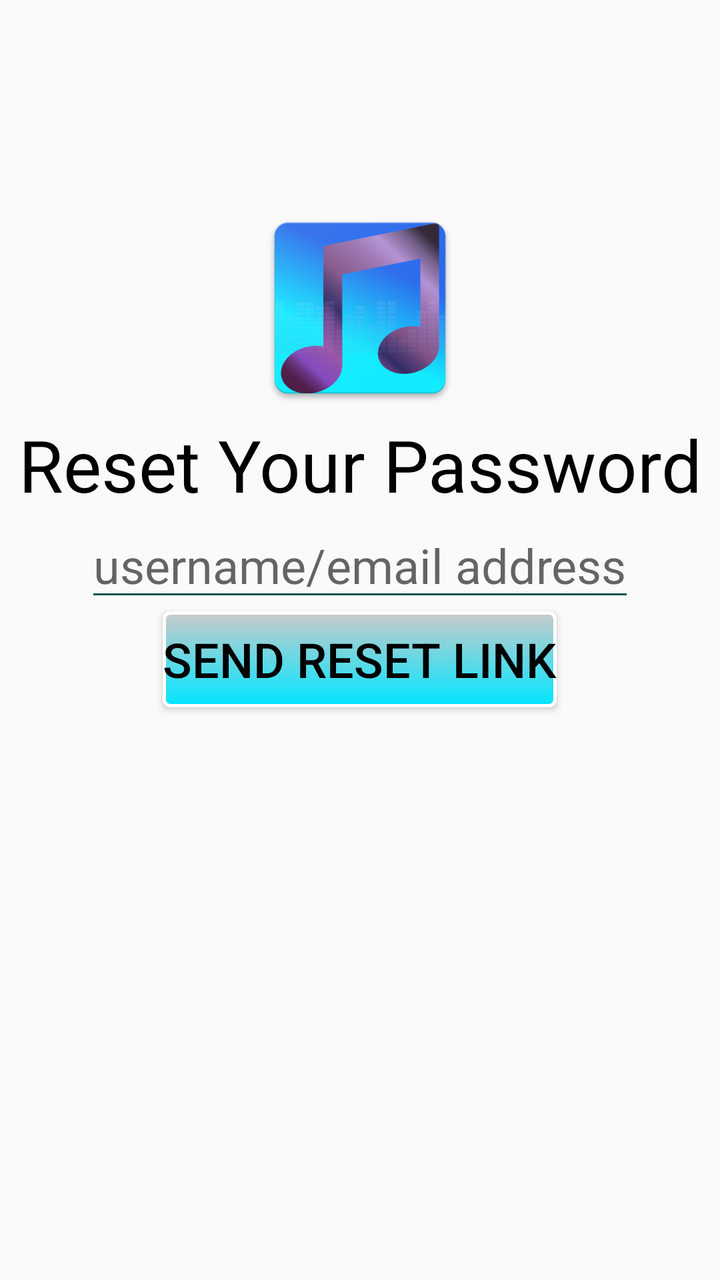
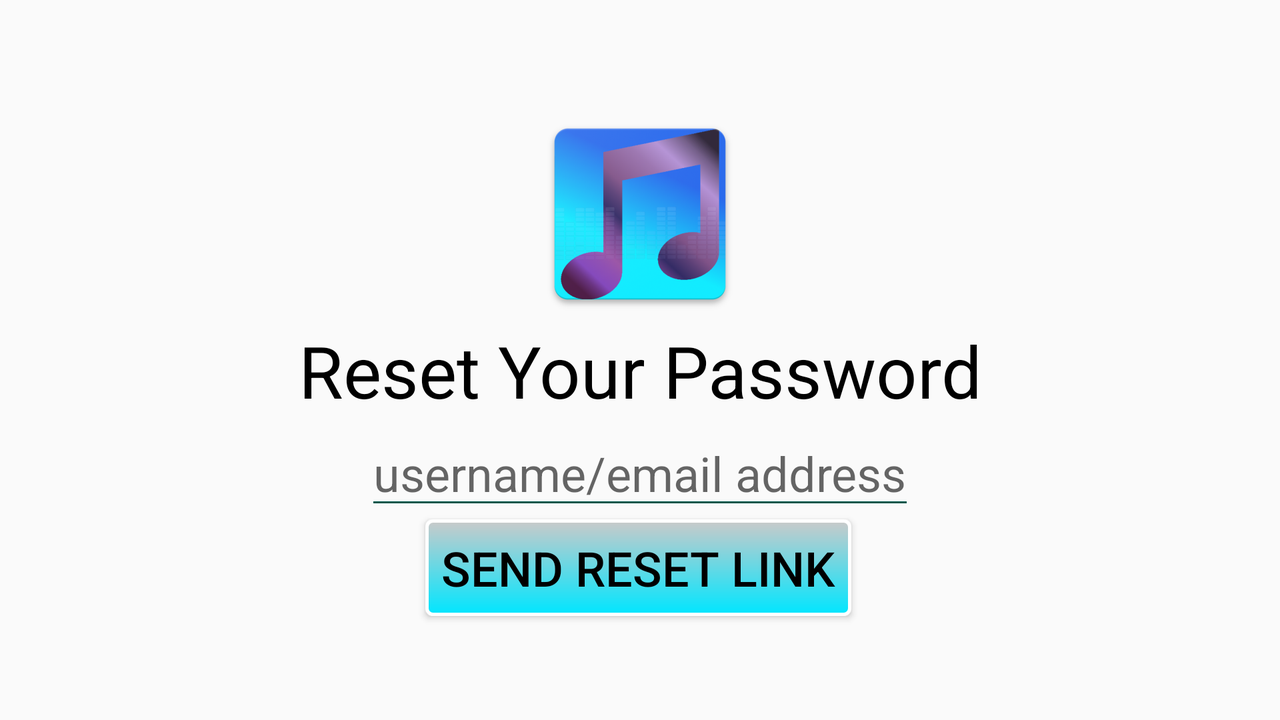

One screen, two layout resources from the same app: the default and the repository's alternative for another configuration. Each is rendered where Android would select it; the XML of both is given below.
<!-- AndroidManifest.xml: application theme Theme.AppCompat.Light.DarkActionBar -->
<!-- res/layout/pass_reset.xml -->
<?xml version="1.0" encoding="utf-8"?>
<LinearLayout
        xmlns:android="http://schemas.android.com/apk/res/android"
        xmlns:tools="http://schemas.android.com/tools"
        xmlns:app="http://schemas.android.com/apk/res-auto"
        android:layout_width="match_parent"
        android:layout_height="match_parent"
        tools:context=".PassResetActivity"
        android:layout_weight="-1"
        android:orientation="vertical">
    <Space
            android:layout_width="match_parent"
            android:layout_height="100dp"/>
    <ImageView
            android:layout_width="match_parent"
            android:layout_height="wrap_content"

            app:srcCompat="@mipmap/harmonize_launcher_foreground"
            android:id="@+id/imageView"/>
    <TextView
            android:text="@string/password_reset_prompt"
            android:layout_width="match_parent"
            android:layout_height="wrap_content"
            android:gravity="center_horizontal"
            android:textSize="36dp"
            android:textColor="@color/colorBlack"
            android:id="@+id/pass_reset_prompt"/>
    <EditText
            android:hint="@string/user_email_text"
            android:layout_width="wrap_content"
            android:layout_height="wrap_content"
            android:layout_gravity="center"
            android:textColor="@color/colorBlack"
            android:textSize="24dp"
            android:backgroundTint="@color/colorPrimaryDark"
            android:textCursorDrawable ="@null"
            android:id="@+id/username_text_field"/>
    <Button
            android:text="@string/pass_reset_text"
            android:layout_width="wrap_content"
            android:layout_height="wrap_content"
            android:layout_gravity="center"
            android:background="@drawable/button_border"
            android:textColor="@color/colorBlack"
            android:textSize="24dp"
            android:id="@+id/reset_button"/>
    />
</LinearLayout>
<!-- resources referenced by this layout -->
<resources>
  <color name="colorBlack">#000000</color>
  <color name="colorPrimaryDark">#00574B</color>
  <!-- drawable button_border (drawable) -->
  <?xml version="1.0" encoding="utf-8"?>
  <shape xmlns:android="http://schemas.android.com/apk/res/android"
         android:shape="rectangle">
      <gradient android:startColor="#CACACA"
                android:endColor="#00E6FF"
                android:angle="270" />
      <corners android:radius="3dp" />
      <stroke android:width="5px" android:color="#ffffff" />
  </shape>
  <!-- mipmap harmonize_launcher_foreground: png bitmap (mipmap-hdpi, 27998 bytes) -->
  <string name="pass_reset_text">Send Reset Link</string>
  <string name="password_reset_prompt">Reset Your Password</string>
  <string name="user_email_text">username/email address</string>
</resources>
<!-- res/layout-land/pass_reset.xml (the repository's variant of the layout above) -->
<!-- drawn on the phone turned sideways -->
<?xml version="1.0" encoding="utf-8"?>
<android.support.constraint.ConstraintLayout
        xmlns:android="http://schemas.android.com/apk/res/android"
        xmlns:tools="http://schemas.android.com/tools"
        xmlns:app="http://schemas.android.com/apk/res-auto"
        android:layout_width="match_parent"
        android:layout_height="match_parent"
        tools:context=".PassResetActivity"
        android:layout_weight="-1"
        android:id="@+id/linearLayout">
    <Space
            android:layout_width="0dp"
            android:layout_height="0dp"
            android:id="@+id/space"
            app:layout_constraintEnd_toEndOf="parent"
            app:layout_constraintBottom_toTopOf="@+id/imageView"
            app:layout_constraintTop_toTopOf="parent"
            app:layout_constraintStart_toStartOf="parent"/>
    <ImageView
            android:layout_width="0dp"
            android:layout_height="wrap_content"
            android:contentDescription="@string/app_name"
            app:srcCompat="@mipmap/harmonize_launcher_foreground"
            android:id="@+id/imageView"
            app:layout_constraintTop_toBottomOf="@+id/space"
            app:layout_constraintEnd_toEndOf="parent"
            app:layout_constraintBottom_toTopOf="@+id/pass_reset_prompt"
            app:layout_constraintStart_toStartOf="parent"/>
    <TextView
            android:text="@string/password_reset_prompt"
            android:layout_width="0dp"
            android:layout_height="wrap_content"
            android:gravity="center_horizontal"
            android:textSize="36sp"
            android:textColor="@color/colorBlack"
            android:id="@+id/pass_reset_prompt"
            app:layout_constraintTop_toBottomOf="@+id/imageView"
            android:layout_marginBottom="1dp"
            app:layout_constraintEnd_toEndOf="parent"
            app:layout_constraintBottom_toTopOf="@+id/username_text_field"
            app:layout_constraintStart_toStartOf="parent"/>
    <EditText
            android:hint="@string/user_email_text"
            android:layout_width="wrap_content"
            android:layout_height="wrap_content"
            android:textColor="@color/colorBlack"
            android:textSize="24sp"
            android:backgroundTint="@color/colorPrimaryDark"
            android:textCursorDrawable="@null"
            android:id="@+id/username_text_field"
            app:layout_constraintStart_toStartOf="parent"
            app:layout_constraintTop_toBottomOf="@+id/pass_reset_prompt"
            app:layout_constraintEnd_toEndOf="parent"
            app:layout_constraintBottom_toTopOf="@+id/reset_button"/>
    <Button
            android:text="@string/pass_reset_text"
            android:layout_width="wrap_content"
            android:layout_height="wrap_content"
            android:background="@drawable/button_border"
            android:padding="8dp"
            android:textColor="@color/colorBlack"
            android:textSize="24sp"
            android:id="@+id/reset_button"
            app:layout_constraintStart_toStartOf="@+id/username_text_field"
            android:layout_marginStart="30dp"
            app:layout_constraintBottom_toBottomOf="parent"
            app:layout_constraintTop_toBottomOf="@+id/username_text_field"
            android:layout_marginBottom="52dp"/>
</android.support.constraint.ConstraintLayout>
<!-- resources referenced by the variant -->
<!-- as the phone turned sideways resolves them -->
<resources>
  <color name="colorBlack">#000000</color>
  <color name="colorPrimaryDark">#00574B</color>
  <!-- drawable button_border (drawable) -->
  <?xml version="1.0" encoding="utf-8"?>
  <shape xmlns:android="http://schemas.android.com/apk/res/android"
         android:shape="rectangle">
      <gradient android:startColor="#CACACA"
                android:endColor="#00E6FF"
                android:angle="270" />
      <corners android:radius="3dp" />
      <stroke android:width="5px" android:color="#ffffff" />
  </shape>
  <!-- mipmap harmonize_launcher_foreground: png bitmap (mipmap-hdpi, 27998 bytes) -->
  <string name="app_name">Harmonize</string>
  <string name="pass_reset_text">Send Reset Link</string>
  <string name="password_reset_prompt">Reset Your Password</string>
  <string name="user_email_text">username/email address</string>
</resources>
